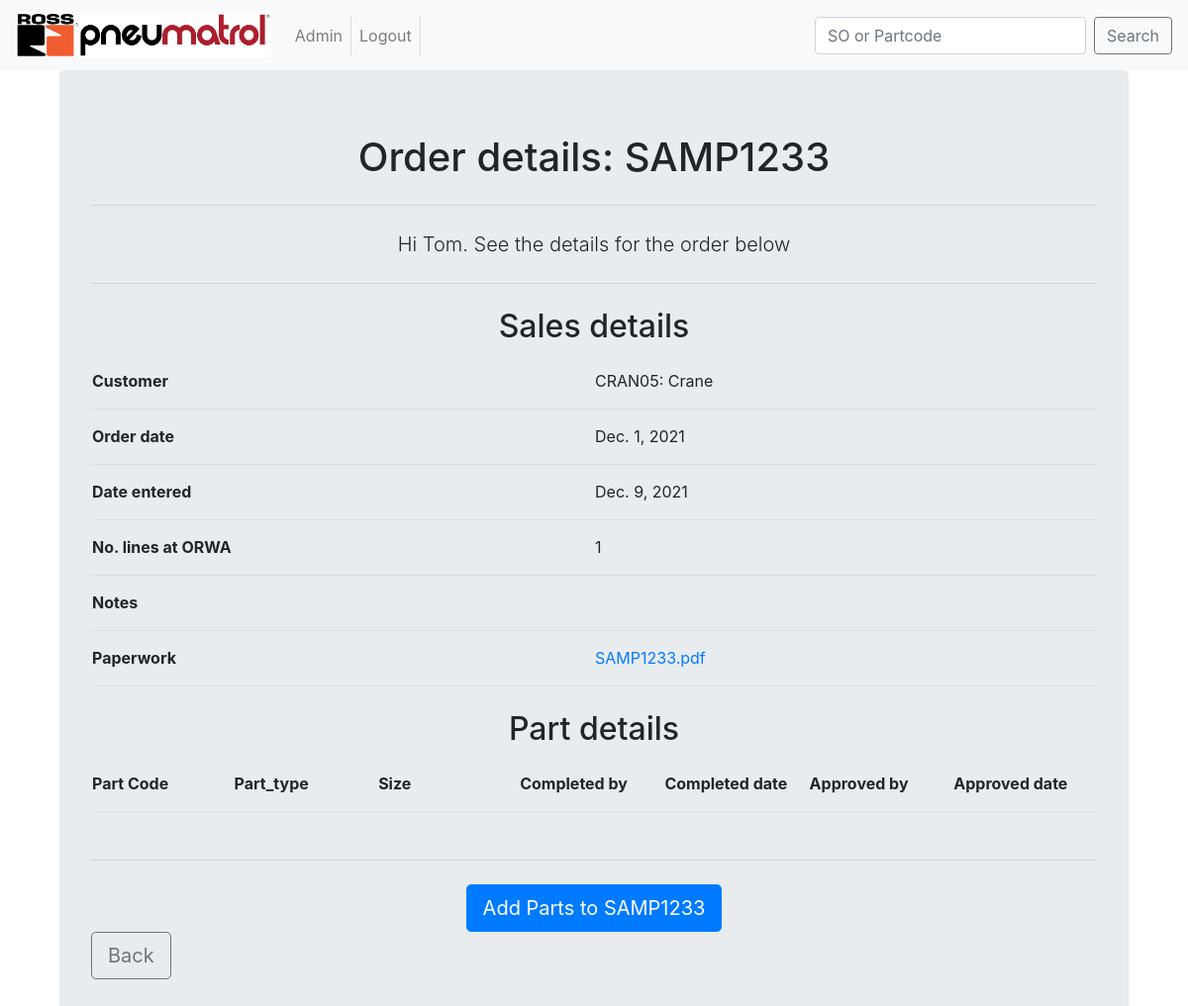
The page /ORWAapp/home/orders/SAMP1233 (signed in) on the database as committed earlier.
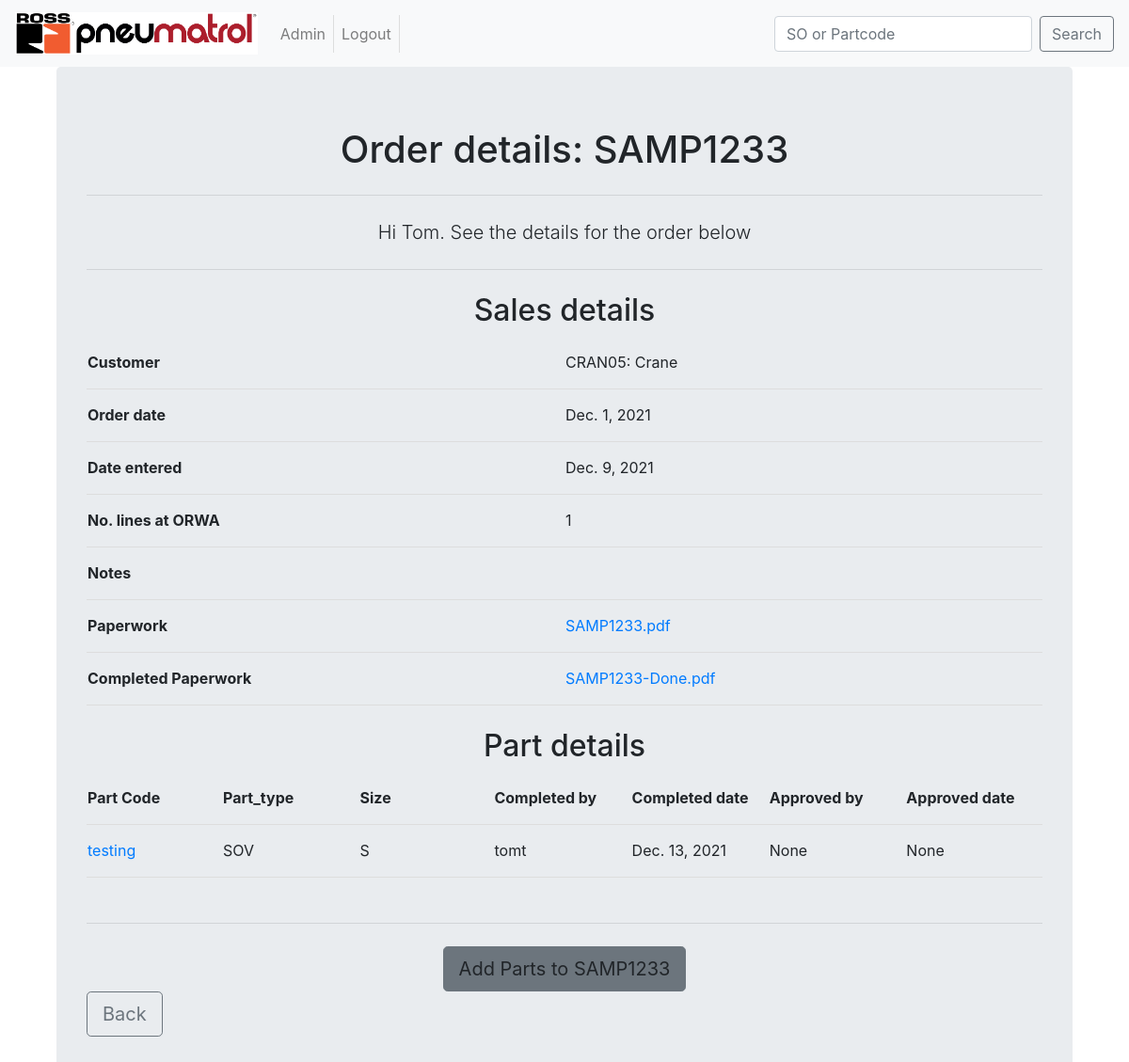
The same page on the database as committed later.
### ORWAapp/models.py (models this page shows, shortened)
class SalesOrder(models.Model):
	order_number = models.CharField(max_length = 8,
									unique = True,
									help_text = "1S###### or SAMP####",
									validators =[MinLengthValidator(8, message="Order number is too short")],
									)
	customer = models.ForeignKey(Customers,on_delete = models.CASCADE)
	entered_date = models.DateField(null = True, blank = True)
	order_date = models.DateField(help_text = "date on the paperwork")
	issue_date = models.DateField(null = True, blank = True)
	ORWA_lines = models.IntegerField(null = False,
									default=1,
									help_text= "number of lines that are an ORWA",
									validators=[MinValueValidator(1, message = "less that 1 line at ORWA")],
									)
	reject_user = models.ForeignKey(User,
									on_delete = models.CASCADE,
									related_name='rejected_by',
									null=True,
									blank=True,
									)
	reject_date = models.DateField(null = True, blank = True)
	reject_note = models.TextField(max_length = 200,
								 	blank = True,
								 	)
	notes = models.TextField(blank = True)
	paperwork = models.FileField(upload_to = update_filename,
									blank = False,
									)
	completed_paperwork = models.FileField(upload_to = update_filename_complete,
									blank = True,
									)
	allocated_to = models.ForeignKey(User,
									on_delete = models.CASCADE,
									null = True,
									blank = True,
									)
	class Meta:
		verbose_name_plural = "SalesOrders"

class Customers(models.Model):
	full_name = models.CharField(max_length=200,
								help_text='Customer Name',
								)
	account_name = models.CharField(max_length=6,
								unique=True,
								help_text='Account ref',
								)
	short_name = models.CharField(max_length=50,
								blank=True,
								null=True,
								)
	def __str__(self):
		return "%s: %s" % (self.account_name, self.short_name)
	class Meta:
		verbose_name_plural = "Customer"

class Parts(models.Model):
	part_code = models.CharField(max_length=22, unique=True)
	part_type = models.ForeignKey(PartType, on_delete=models.CASCADE)
	sales_order = models.ForeignKey(SalesOrder, on_delete=models.CASCADE, related_name='salesorder')
	updated_code = models.BooleanField(default=False)
	start_date = models.DateField()
	completed_by = models.ForeignKey(User, on_delete=models.CASCADE, related_name='completedby', null=False, blank=True)
	completed_date = models.DateField(auto_now_add = True)
	approved_by = models.ForeignKey(User, on_delete=models.CASCADE, related_name='approvedby', null=True, blank=True)
	approved_date = models.DateField(null=True, blank=True)
	problem_parts = models.BooleanField(default=False, verbose_name ="Problem parts checked")
	problem_parts_cleared = models.BooleanField(default = False)
	notes = models.TextField(blank=True, max_length = 256, verbose_name ="Part notes")
	SMALL = 'S'
	MEDIUM = "M"
	LARGE = "L"
	HUGE = "H"
	SIZE_CHOICES = [
	    (SMALL, 'Small'),
	    (MEDIUM, 'Medium'),
	    (LARGE, 'Large'),
	    (HUGE, 'Huge'),
	]
	size = models.CharField(max_length=1, choices=SIZE_CHOICES, null = False)
	class Meta:
		verbose_name_plural = "Parts"

class PartType(models.Model):
	name = models.CharField(max_length=20, unique=True)
	description = models.TextField(max_length=200, help_text="200 character max")
	def __str__(self):
		return self.name
	class Meta:
		verbose_name_plural = "Part Types"

### ORWAapp/views.py (the view)
# urls.py: path('home/orders/<order>', views.OrderDetail, name='OrderDetail'),
def OrderDetail(request, order):
    user = request.user.first_name
    user_group = request.user.groups.values_list('name',flat = True) # QuerySet Object
    user_group_as_list = list(user_group)   #QuerySet to `list`
    DEPT = user_group_as_list[0]
    alladd = False
    edit = False
    issued = False
    comppaperwork = False
    if DEPT == "ENG" or DEPT == "ENM":
        edit = True
    od = SalesOrder.objects.get(order_number = order)
    pd = Parts.objects.filter(sales_order = od)
    partadded = len(pd)
    if od.issue_date:
        issued = True
    if od.completed_paperwork:
        comppaperwork = True
    lines = od.ORWA_lines
    print("ORWA lines:", lines)
    print("Part lines:", partadded)
    approvecount = Parts.objects.filter(sales_order = od).filter(approved_by__isnull = True)
    print("Part lines to approve:", len(approvecount))
    if lines == partadded:
        alladd = True
    context = {
    'issued':issued,
    'alladd':alladd,
    'insert_me':user,
    'comppaperwork':comppaperwork,
    'od': od,
    'pd':pd,
    'edit': edit,
    }
    return render(request, 'ORWAapp/home/OrderDetail.html', context)

### templates/ORWAapp/home/OrderDetail.html (shortened to what this page needs)
<!DOCTYPE html>
{% extends "base.html" %}
    {% block body_block %}
        <div class="container">
            <div class="jumbotron">
                <center>
                    <h1>Order details: {{ od.order_number }}</h1>
                    <hr class="my-4">
                        <p class="lead">Hi {{ insert_me }}. See the details for the order below</p>
                        <hr class="my-4">
                        <table>
                            <h2>Sales details</h2>
                            <tr>
                                <th>Customer</th>
                                <td>{{ od.customer }}</td>
                            </tr>
                            <tr>
                                <th>Order date</th>
                                <td>{{ od.order_date }}</td>
                            </tr>
                            <tr>
                                <th>Date entered</th>
                                <td>{{ od.entered_date }}</td>
                            </tr>
                            <tr>
                                <th>No. lines at ORWA</th>
                                <td>{{ od.ORWA_lines }}</td>
                            </tr>
                                <th>Notes</th>
                                <td>{{ od.notes }}</td>
                                <th>Paperwork</th>
                                <td><a href="/media/{{ od.paperwork }}" target="_blank">{{ od.order_number }}.pdf</a></td>
                        {% if comppaperwork %}
                                <th>Completed Paperwork</th>
                                <td><a href="/media/{{ od.completed_paperwork }}" target="_blank">{{ od.order_number }}-Done.pdf</a></td>
                        {% endif %}
                        </table>
                        <br>
                        <table>
                            <h2>Part details</h2>
                            <tr>
                                <th>Part Code</th>
                                <th>Part_type</th>
                                <th>Size</th>
                                <th>Completed by</th>
                                <th>Completed date</th>
                                <th>Approved by </th>
                                <th>Approved date</th>
                            </tr>
                            {% for p in pd %}
                            <tr>
                                <td><a href="{% url 'ORWAapp:PartDetail' p.part_code %}">{{ p.part_code }}</a></td>
                                <td>{{ p.part_type }}</td>
                                <td>{{ p.size }}</td>
                                <td>{{ p.completed_by }}</td>
                                <td>{{ p.completed_date }}</td>
                                <td>{{ p.approved_by }}</td>
                                <td>{{ p.approved_date }}</td>
                            </tr>
                            {% endfor %}
                        </table>
                        <br>
                {% if alladd %}
                    <hr class="my-4">
                        <a class="btn btn-secondary btn-lg" role="button" aria-disabled="true">Add Parts to {{ od.order_number }} </a>
                    <br>
                {% elif edit %}
                    <hr class="my-4">
                        <a class="btn btn-primary btn-lg" role="button" href="{% url 'ORWAapp:AddParts' od.order_number %}">Add Parts to {{ od.order_number }}</a>
                    <br>
                {% else %}
                    <a class="btn btn-secondary btn-lg" role="button" aria-disabled="true">Add Parts to {{ od.order_number }} </a>
                {% endif %}
                </center>
{% endblock %}

Rows that differ between the two databases and show on the page:
changed SalesOrder "SAMP1233": order_number (not shown) → "SAMP1233"
added Parts: part_code "testing", part_type "SOV", size "S", completed_by "tomt", completed_date "Dec. 13, 2021", approved_by "None", approved_date "None"
Other text that changed with them:
text now shown: "Completed Paperwork -Done.pdf"
